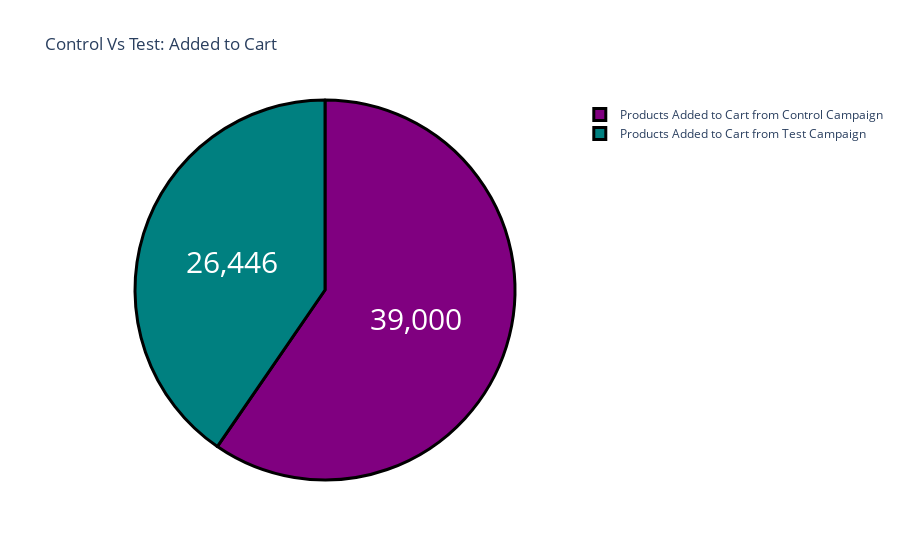

Write notebook code for a chart like this one.
### Markdown cell above
#### Graph 4: Added to Cart

### Code cell
label = ["Products Added to Cart from Control Campaign", 
         "Products Added to Cart from Test Campaign"]
counts = [sum(control_data["Added to Cart"]), 
          sum(test_data["Added to Cart"])]
colors = ['purple','teal']
fig = go.Figure(data=[go.Pie(labels=label, values=counts)])
fig.update_layout(title_text='Control Vs Test: Added to Cart')
fig.update_traces(hoverinfo='label+percent', textinfo='value', 
                  textfont_size=30,
                  marker=dict(colors=colors, 
                              line=dict(color='black', width=3)))
fig.show()

### Figure 1 — Plotly figure (JSON) as saved in the notebook; plotly's stock layout.template omitted (floating-point values rounded to 4 significant figures)
{"data": [{"hoverinfo": "label+percent", "labels": ["Products Added to Cart from Control Campaign", "Products Added to Cart from Test Campaign"], "marker": {"colors": ["purple", "teal"], "line": {"color": "black", "width": 3}}, "textfont": {"size": 30}, "textinfo": "value", "type": "pie", "values": [39000, 26446]}], "layout": {"title": {"text": "Control Vs Test: Added to Cart"}}}
